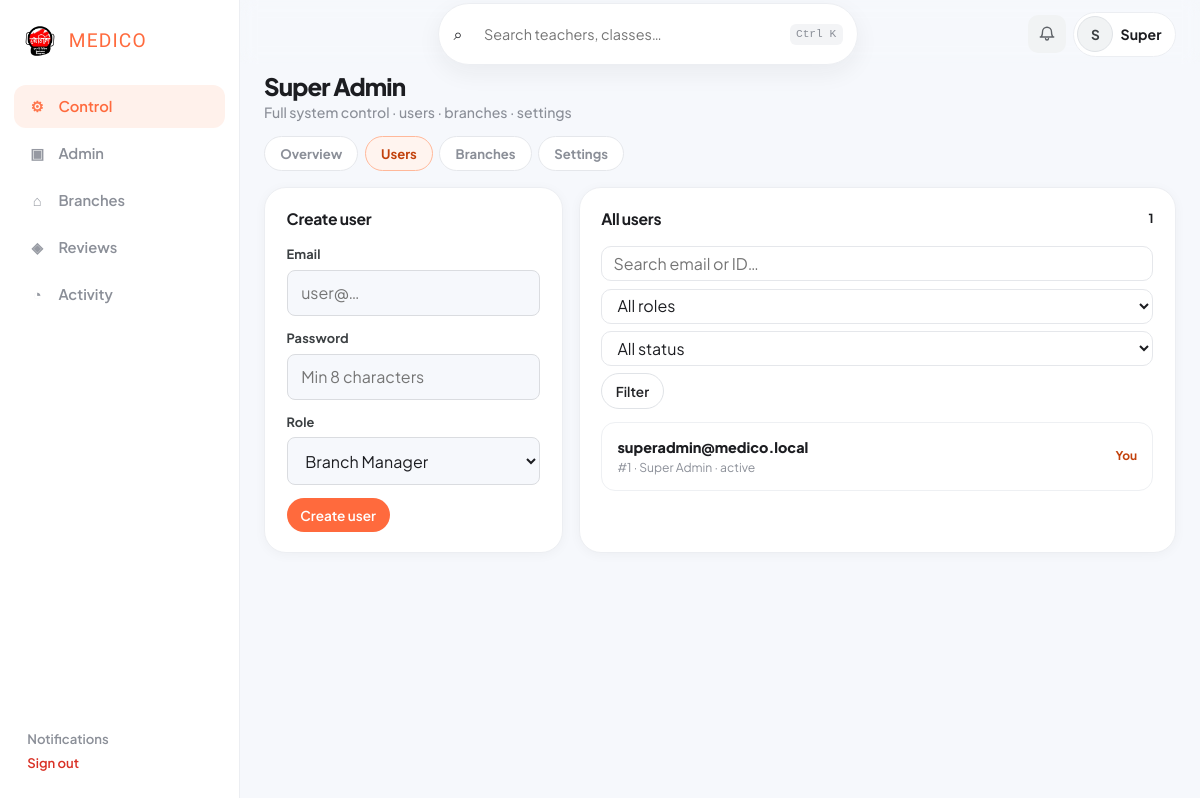
The app's page /super/dashboard.php?tab=users (signed in) with its own data.
### tables this page shows
CREATE TABLE users (
  id                BIGINT UNSIGNED NOT NULL AUTO_INCREMENT,
  email             VARCHAR(191) NOT NULL,
  password_hash     VARCHAR(255) NOT NULL,
  role              ENUM('teacher','branch_manager','admin','super_admin') NOT NULL,
  status            ENUM('pending','active','inactive','suspended') NOT NULL DEFAULT 'pending',
  email_verified_at DATETIME NULL,
  last_login_at     DATETIME NULL,
  created_at        DATETIME NOT NULL DEFAULT CURRENT_TIMESTAMP,
  updated_at        DATETIME NOT NULL DEFAULT CURRENT_TIMESTAMP ON UPDATE CURRENT_TIMESTAMP,
  PRIMARY KEY (id),
  UNIQUE KEY uq_users_email (email),
  KEY idx_users_role_status (role, status)
);

### super/dashboard.php (the view, shortened to what the rows shown need)
<?php
require __DIR__ . '/../includes/bootstrap.php';
$user = require_login(['super_admin']);
$pdo = db();
$selfId = (int) $user['id'];
$tab = (string) ($_GET['tab'] ?? 'overview');
$counts = $pdo->query(
    "SELECT
       (SELECT COUNT(*) FROM users) AS users_total,
       (SELECT COUNT(*) FROM users WHERE status = 'active') AS users_active,
       (SELECT COUNT(*) FROM users WHERE role = 'admin') AS admins,
       (SELECT COUNT(*) FROM users WHERE role = 'branch_manager') AS managers,
       (SELECT COUNT(*) FROM users WHERE role = 'teacher') AS teachers,
       (SELECT COUNT(*) FROM branches) AS branches_total,
       (SELECT COUNT(*) FROM branches WHERE status = 'active') AS branches_active,
       (SELECT COUNT(*) FROM classes WHERE class_date = CURDATE()) AS classes_today,
       (SELECT COUNT(*) FROM class_reviews WHERE has_issue_flag = 1 AND submitted_at >= DATE_SUB(NOW(), INTERVAL 7 DAY)) AS flags_7d"
)->fetch() ?: [];
$userWhere = 'WHERE 1=1';
$userParams = [];
$userCountSt = $pdo->prepare("SELECT COUNT(*) FROM users $userWhere");
$userCountSt->execute($userParams);
$userTotal = (int) $userCountSt->fetchColumn();
$userP = paginate_request(20);
$userMeta = paginate_meta($userTotal, $userP);
$userListSt = $pdo->prepare(
    "SELECT id, email, role, status, last_login_at, created_at, email_verified_at
     FROM users $userWhere
     ORDER BY id DESC
     LIMIT " . (int) $userMeta['per'] . ' OFFSET ' . (int) $userMeta['offset']
);
$userListSt->execute($userParams);
$users = $userListSt->fetchAll();
$mailOk = mail_is_configured();
$navRole = 'Super Admin';
$shellStyle = 'designo';
require __DIR__ . '/../includes/app_header.php';
$roleLabel = static fn (string $r): string => match ($r) {
    'super_admin' => 'Super Admin',
    'branch_manager' => 'Manager',
    'admin' => 'Admin',
    'teacher' => 'Teacher',
    default => $r,
};
?>
        <div class="dg-teach-top">
          <div>
            <h1 class="dg-hello">Super Admin</h1>
          </div>
        </div>
<?php if ($tab === 'overview'): ?>
        <div class="report-strip report-strip-dash sa-kpi">
          <div class="report-item">
            <span class="report-label">Users</span>
            <span class="report-value"><?= (int) ($counts['users_total'] ?? 0) ?></span>
            <span class="report-hint"><?= (int) ($counts['users_active'] ?? 0) ?> active</span>
          </div>
          <div class="report-item">
            <span class="report-label">Teachers</span>
            <span class="report-value"><?= (int) ($counts['teachers'] ?? 0) ?></span>
            <span class="report-hint">Accounts</span>
          </div>
          <div class="report-item">
            <span class="report-label">Managers</span>
            <span class="report-value"><?= (int) ($counts['managers'] ?? 0) ?></span>
            <span class="report-hint">Branch logins</span>
          </div>
          <div class="report-item">
            <span class="report-label">Branches</span>
            <span class="report-value"><?= (int) ($counts['branches_total'] ?? 0) ?></span>
            <span class="report-hint"><?= (int) ($counts['branches_active'] ?? 0) ?> active</span>
          </div>
          <div class="report-item">
            <span class="report-label">Today</span>
            <span class="report-value"><?= (int) ($counts['classes_today'] ?? 0) ?></span>
            <span class="report-hint">Classes</span>
          </div>
          <div class="report-item<?= ((int) ($counts['flags_7d'] ?? 0)) > 0 ? ' is-alert' : '' ?>">
            <span class="report-label">Flags 7d</span>
            <span class="report-value"><?= (int) ($counts['flags_7d'] ?? 0) ?></span>
            <span class="report-hint">Review issues</span>
          </div>
        </div>
        <div class="sa-quick">
          <a class="sa-quick-card" href="?tab=users">
            <strong>Manage users</strong>
            <span>Create · role · status · password</span>
          </a>
          <a class="sa-quick-card" href="?tab=branches">
            <strong>Branches</strong>
            <span>Assign managers · activate</span>
          </a>
          <a class="sa-quick-card" href="?tab=settings">
            <strong>System settings</strong>
            <span>Email SMTP · mail test</span>
          </a>
          <a class="sa-quick-card" href="/teacherTreck/admin/dashboard.php">
            <strong>Admin console</strong>
            <span>Classes · teachers · reviews</span>
          </a>
          <a class="sa-quick-card" href="/teacherTreck/admin/branches.php?new=1">
            <strong>New branch + manager</strong>
            <span>Create login credentials</span>
          </a>
          <a class="sa-quick-card" href="/teacherTreck/admin/reviews.php?flagged=1">
            <strong>Flagged reviews</strong>
            <span>Network issues</span>
          </a>
        </div>
        <section class="dg-card" style="margin-top:1rem">
          <div class="dg-card-head"><h3>Mail status</h3></div>
          <p class="sa-mail-status">
            SMTP:
            <strong class="<?= $mailOk ? 'is-ok' : 'is-bad' ?>"><?= $mailOk ? 'Ready' : 'Not configured' ?></strong>
            <?php if (!$mailOk): ?>
              · <a href="?tab=settings">Set up email</a>
            <?php endif; ?>
          </p>
        </section>
<?php elseif ($tab === 'users'): ?>
        <div class="br-layout sa-users-layout">
          <section class="dg-card">
            <?php if (!$users): ?>
              <div class="empty-state"><strong>No users</strong>Try another filter.</div>
            <?php else: ?>
              <div class="sa-user-list">
                <?php foreach ($users as $u):
                    $uid = (int) $u['id'];
                    $isSelf = $uid === $selfId;
                ?>
                  <details class="sa-user">
                    <summary>
                      <div class="sa-user-main">
                        <strong><?= h($u['email']) ?></strong>
                        <span>#<?= $uid ?> · <?= h($roleLabel((string) $u['role'])) ?> · <?= h((string) $u['status']) ?></span>
                      </div>
                      <em><?= $isSelf ? 'You' : 'Edit' ?></em>
                    </summary>
                  </details>
                <?php endforeach; ?>
              </div>
            <?php endif; ?>
          </section>
        </div>
<?php endif; ?>
<?php require __DIR__ . '/../includes/app_footer.php'; ?>

### includes/app_header.php (shortened to what the rows shown need)
<?php
$navLinks = $navLinks ?? [];
$shellStyle = $shellStyle ?? 'default';
$isDesigno = $shellStyle === 'designo';
?>
<!DOCTYPE html>
<html lang="en">
<head>
  <link rel="stylesheet" href="/teacherTreck/assets/css/app.css" />
  <?php if ($isDesigno): ?>
  <link rel="stylesheet" href="/teacherTreck/assets/css/designo.css" />
  <?php endif; ?>
</head>
<body class="<?= $isDesigno ? 'is-designo' : '' ?>">
  <div class="app-shell<?= $isDesigno ? ' designo-shell' : '' ?>" id="appShell">
    <header class="app-navbar<?= $isDesigno ? ' designo-topbar' : '' ?>" id="appNavbar">
      <div class="navbar-left">
        <?php if (!$isDesigno): ?>
        <a class="navbar-brand" href="<?= h($navLinks[0]['href'] ?? '#') ?>">
          <img class="logo-img" src="<?= h(brand_logo_url()) ?>" alt="MEDICO" width="32" height="32" />
          <span class="brand-name">MEDICO</span>
        </a>
        <nav class="navbar-nav" id="navbarNav">
          <?php foreach ($navLinks as $link): ?>
            <a class="navbar-link <?= ($activeNav ?? '') === $link['id'] ? 'is-active' : '' ?>" href="<?= h($link['href']) ?>">
              <?= h($link['label']) ?>
            </a>
          <?php endforeach; ?>
          <?php if (!empty($composeHref)): ?>
            <a class="navbar-link navbar-link-accent" href="<?= h($composeHref) ?>">
              <?= h($composeLabel ?? 'Assign class') ?>
            </a>
          <?php endif; ?>
        </nav>
        <?php else: ?>
        <div class="designo-search-wrap">
          <form class="designo-search" action="#" onsubmit="return false;" role="search">
            <span class="designo-search-ico" aria-hidden="true">⌕</span>
            <?php
            $searchPh = 'Search…';
            $roleForSearch = (string) ($user['role'] ?? $navRole ?? '');
            if ($roleForSearch === 'teacher') {
                $searchPh = 'Search my classes…';
            } elseif ($roleForSearch === 'branch_manager') {
                $searchPh = 'Search teachers & classes…';
            } elseif (in_array($roleForSearch, ['admin', 'super_admin'], true)) {
                $searchPh = 'Search teachers, classes…';
            }
            ?>
            <input type="search" id="globalSearchInline" placeholder="<?= h($searchPh) ?>" autocomplete="off" />
            <kbd>Ctrl K</kbd>
          </form>
        </div>
        <?php endif; ?>
      </div>
    </header>
    <div class="main<?= $isDesigno ? ' designo-main' : '' ?>">
      <div class="content<?= $isDesigno ? ' designo-content' : '' ?>">

### records on screen
users: role "Search teachers, classes…", email "superadmin@medico.local", id "1", role "Super Admin", status "active", shows "You"

### other values on screen
$link['icon'] "⚙"
$link['label'] "Control"
$link['icon'] "▣"
$link['label'] "Admin"
$link['icon'] "⌂"
$link['label'] "Branches"
$link['icon'] "◈"
$link['label'] "Reviews"
$link['icon'] "◔"
$link['label'] "Activity"
$initial "S"
$firstName "Super"
$userTotal "1"
